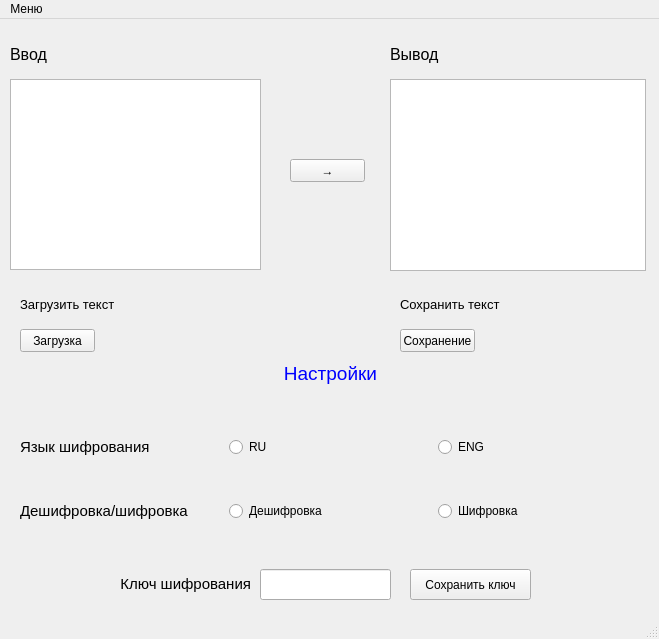
<?xml version="1.0" encoding="UTF-8"?>
<ui version="4.0">
 <class>Caesar_Main_Window</class>
 <widget class="QMainWindow" name="Caesar_Main_Window">
  <property name="geometry">
   <rect>
    <x>0</x>
    <y>0</y>
    <width>659</width>
    <height>639</height>
   </rect>
  </property>
  <property name="windowTitle">
   <string>Amgine Vigenere</string>
  </property>
  <widget class="QWidget" name="centralwidget">
   <widget class="QTextBrowser" name="textBrowser_1">
    <property name="geometry">
     <rect>
      <x>10</x>
      <y>60</y>
      <width>251</width>
      <height>191</height>
     </rect>
    </property>
    <property name="textInteractionFlags">
     <set>Qt::LinksAccessibleByKeyboard|Qt::LinksAccessibleByMouse|Qt::TextBrowserInteraction|Qt::TextEditable|Qt::TextSelectableByMouse</set>
    </property>
   </widget>
   <widget class="QPushButton" name="code_btn">
    <property name="geometry">
     <rect>
      <x>290</x>
      <y>140</y>
      <width>75</width>
      <height>23</height>
     </rect>
    </property>
    <property name="text">
     <string>→</string>
    </property>
   </widget>
   <widget class="QTextBrowser" name="textBrowser_2">
    <property name="geometry">
     <rect>
      <x>390</x>
      <y>60</y>
      <width>256</width>
      <height>192</height>
     </rect>
    </property>
   </widget>
   <widget class="QLabel" name="label">
    <property name="geometry">
     <rect>
      <x>10</x>
      <y>20</y>
      <width>251</width>
      <height>31</height>
     </rect>
    </property>
    <property name="text">
     <string>&lt;html&gt;&lt;head/&gt;&lt;body&gt;&lt;p&gt;&lt;span style=&quot; font-size:12pt;&quot;&gt;Ввод&lt;/span&gt;&lt;/p&gt;&lt;/body&gt;&lt;/html&gt;</string>
    </property>
   </widget>
   <widget class="QLabel" name="label_2">
    <property name="geometry">
     <rect>
      <x>390</x>
      <y>20</y>
      <width>241</width>
      <height>31</height>
     </rect>
    </property>
    <property name="text">
     <string>&lt;html&gt;&lt;head/&gt;&lt;body&gt;&lt;p&gt;&lt;span style=&quot; font-size:12pt;&quot;&gt;Вывод&lt;/span&gt;&lt;/p&gt;&lt;/body&gt;&lt;/html&gt;</string>
    </property>
   </widget>
   <widget class="QPushButton" name="load_btn">
    <property name="geometry">
     <rect>
      <x>20</x>
      <y>310</y>
      <width>75</width>
      <height>23</height>
     </rect>
    </property>
    <property name="text">
     <string>Загрузка</string>
    </property>
   </widget>
   <widget class="QLabel" name="label_3">
    <property name="geometry">
     <rect>
      <x>20</x>
      <y>270</y>
      <width>231</width>
      <height>31</height>
     </rect>
    </property>
    <property name="text">
     <string>&lt;html&gt;&lt;head/&gt;&lt;body&gt;&lt;p&gt;&lt;span style=&quot; font-size:10pt;&quot;&gt;Загрузить текст&lt;/span&gt;&lt;/p&gt;&lt;/body&gt;&lt;/html&gt;</string>
    </property>
   </widget>
   <widget class="QLabel" name="label_4">
    <property name="geometry">
     <rect>
      <x>400</x>
      <y>270</y>
      <width>161</width>
      <height>31</height>
     </rect>
    </property>
    <property name="text">
     <string>&lt;html&gt;&lt;head/&gt;&lt;body&gt;&lt;p&gt;&lt;span style=&quot; font-size:10pt;&quot;&gt;Сохранить текст&lt;/span&gt;&lt;/p&gt;&lt;/body&gt;&lt;/html&gt;</string>
    </property>
   </widget>
   <widget class="QPushButton" name="save_btn">
    <property name="geometry">
     <rect>
      <x>400</x>
      <y>310</y>
      <width>75</width>
      <height>23</height>
     </rect>
    </property>
    <property name="text">
     <string>Сохранение</string>
    </property>
   </widget>
   <widget class="QWidget" name="gridLayoutWidget">
    <property name="geometry">
     <rect>
      <x>20</x>
      <y>380</y>
      <width>621</width>
      <height>161</height>
     </rect>
    </property>
    <layout class="QGridLayout" name="gridLayout">
     <item row="0" column="2">
      <widget class="QRadioButton" name="rb_lang_eng">
       <property name="text">
        <string>ENG</string>
       </property>
       <attribute name="buttonGroup">
        <string notr="true">btn_group_lang</string>
       </attribute>
      </widget>
     </item>
     <item row="1" column="0">
      <widget class="QLabel" name="label_5">
       <property name="text">
        <string>&lt;html&gt;&lt;head/&gt;&lt;body&gt;&lt;p&gt;&lt;span style=&quot; font-size:11pt;&quot;&gt;Дешифровка/шифровка&lt;/span&gt;&lt;/p&gt;&lt;/body&gt;&lt;/html&gt;</string>
       </property>
      </widget>
     </item>
     <item row="0" column="0">
      <widget class="QLabel" name="label_7">
       <property name="text">
        <string>&lt;html&gt;&lt;head/&gt;&lt;body&gt;&lt;p&gt;&lt;span style=&quot; font-size:11pt;&quot;&gt;Язык шифрования&lt;/span&gt;&lt;/p&gt;&lt;/body&gt;&lt;/html&gt;</string>
       </property>
      </widget>
     </item>
     <item row="0" column="1">
      <widget class="QRadioButton" name="rb_lang_ru">
       <property name="text">
        <string>RU</string>
       </property>
       <attribute name="buttonGroup">
        <string notr="true">btn_group_lang</string>
       </attribute>
      </widget>
     </item>
     <item row="1" column="2">
      <widget class="QRadioButton" name="rb_crypt_code">
       <property name="text">
        <string>Шифровка</string>
       </property>
       <attribute name="buttonGroup">
        <string notr="true">btn_group_crypt</string>
       </attribute>
      </widget>
     </item>
     <item row="1" column="1">
      <widget class="QRadioButton" name="rb_crypt_decode">
       <property name="text">
        <string>Дешифровка</string>
       </property>
       <attribute name="buttonGroup">
        <string notr="true">btn_group_crypt</string>
       </attribute>
      </widget>
     </item>
    </layout>
   </widget>
   <widget class="QLabel" name="label_8">
    <property name="geometry">
     <rect>
      <x>270</x>
      <y>339</y>
      <width>121</width>
      <height>31</height>
     </rect>
    </property>
    <property name="text">
     <string>&lt;html&gt;&lt;head/&gt;&lt;body&gt;&lt;p align=&quot;center&quot;&gt;&lt;span style=&quot; font-size:14pt; color:#0000ff;&quot;&gt;Настройки&lt;/span&gt;&lt;/p&gt;&lt;/body&gt;&lt;/html&gt;</string>
    </property>
   </widget>
   <widget class="QLineEdit" name="key_line_edit">
    <property name="geometry">
     <rect>
      <x>260</x>
      <y>550</y>
      <width>131</width>
      <height>31</height>
     </rect>
    </property>
   </widget>
   <widget class="QLabel" name="label_9">
    <property name="geometry">
     <rect>
      <x>70</x>
      <y>550</y>
      <width>181</width>
      <height>31</height>
     </rect>
    </property>
    <property name="text">
     <string>&lt;html&gt;&lt;head/&gt;&lt;body&gt;&lt;p align=&quot;right&quot;&gt;&lt;span style=&quot; font-size:11pt;&quot;&gt;Ключ шифрования&lt;/span&gt;&lt;/p&gt;&lt;/body&gt;&lt;/html&gt;</string>
    </property>
   </widget>
   <widget class="QPushButton" name="save_settings_btn">
    <property name="geometry">
     <rect>
      <x>410</x>
      <y>550</y>
      <width>121</width>
      <height>31</height>
     </rect>
    </property>
    <property name="text">
     <string>Сохранить ключ</string>
    </property>
   </widget>
  </widget>
  <widget class="QMenuBar" name="menubar">
   <property name="geometry">
    <rect>
     <x>0</x>
     <y>0</y>
     <width>659</width>
     <height>21</height>
    </rect>
   </property>
   <widget class="QMenu" name="menu">
    <property name="title">
     <string>Меню</string>
    </property>
    <addaction name="info"/>
    <addaction name="help"/>
    <addaction name="history"/>
   </widget>
   <addaction name="menu"/>
  </widget>
  <widget class="QStatusBar" name="statusbar"/>
  <action name="info">
   <property name="text">
    <string>Инфо</string>
   </property>
  </action>
  <action name="help">
   <property name="text">
    <string>Помощь</string>
   </property>
  </action>
  <action name="history">
   <property name="text">
    <string>История поиска</string>
   </property>
  </action>
 </widget>
 <resources/>
 <connections/>
 <buttongroups>
  <buttongroup name="btn_group_crypt"/>
  <buttongroup name="btn_group_lang"/>
 </buttongroups>
</ui>
